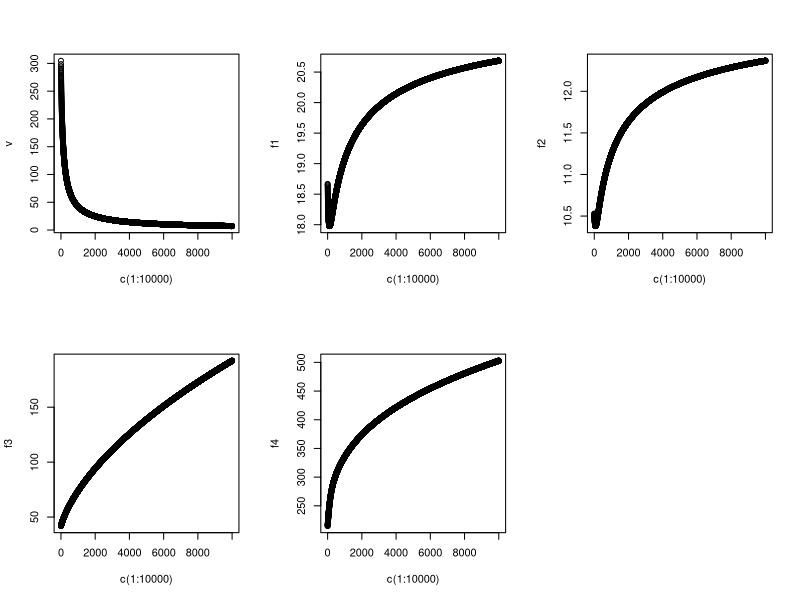

Here is the R script that generated this plot: (Note: this script raises an error after producing the figure.)
# Set the true W1, H1, W2 and H2 to get the original target matrices O and E
set.seed(6)
i <- 10
j <- 20
r <- 5
W1_T <- matrix(rlnorm(i*r), nrow = i, ncol = r, byrow = T)
H1_T <- matrix(rlnorm(r*j), nrow = r, ncol = j, byrow = T)
## Here, in order to simulate the common features of O and E, I create a common part for W1 and W2
## Also, in order to create a simple identity matrix as the coupling matrix, the rows of O and E have the same dimension
g <- 10
h <- 25
W2_T <- matrix(rlnorm(g*r), nrow = g, ncol = r, byrow = T)
W2_T[ ,1:2] <- W1_T[ ,1:2]
H2_T <- matrix(rlnorm(r*h), nrow = r, ncol = h, byrow = T)
# Get O and E
#O <- W1_T%*%H1_T + matrix(rnorm(i*j, 0, 0.001), nrow = i, ncol = j, byrow = T)
#E <- W2_T%*%H2_T + matrix(rnorm(g*h, 0, 0.001), nrow = g, ncol = h, byrow = T)
O <- W1_T%*%H1_T
E <- W2_T%*%H2_T
# Initialize W and H randomly
## Generate all entries of W1 and H2 randomly from the lognormal distribution
W1 <- matrix(rlnorm(i*r), nrow = i, ncol = r, byrow = T)
H1 <- matrix(rlnorm(r*j), nrow = r, ncol = j, byrow = T)

## Generate W2 and H2 with the same method as above
W2 <- matrix(rlnorm(g*r), nrow = g, ncol = r, byrow = T)
H2 <- matrix(rlnorm(r*h), nrow = r, ncol = h, byrow = T)
#w1 <- W1
#w2 <- W2
#h1 <- H1
#h2 <- H2
#O <- w1%*%h1
#E <- w2%*%h2

# Set identity matrix as an example of the coupling matrix  
A <- diag(x = 1, nrow = g, ncol = i, names = T)

# Use ALS algorithm to update W1, W2, H1 and H2 for 10 times.
for(n in 0:10){
    W1t <- O%*%t(H1)%*%solve(H1%*%t(H1))
    W1 <- ifelse(W1t<0, 0, W1t)
    H1t <- solve(t(W1)%*%W1)%*%t(W1)%*%O
    H1 <- ifelse(H1t<0, 0, H1t)
    W2t <- E%*%t(H2)%*%solve(H2%*%t(H2))
    W2 <- ifelse(W2t<0, 0, W2t)
    H2 <- ifelse((solve(t(W2)%*%W2)%*%t(W2)%*%E)<0, 0, solve(t(W2)%*%W2)%*%t(W2)%*%E)
}

# Set up the objective function
##OF <- sum(rowSums((O-W1%*%H1)^2))/2 + lambda1*sum(rowSums((E-W2%*%H2)^2))/2 - lambda2*sum(diag(t(W2)%*%A%*%W1)) + miu*(sum(rowSums(W1)^2)+sum(rowSums(W2)^2))
lambda1 <- 1
lambda2 <- 0.01
miu <- sum(rowSums((O-W1%*%H1)^2))/(sum(rowSums(W1)^2)+sum(rowSums(W2)^2))
#W1<-W1_T
#W2<-W2_T
# Use MU algorithm to update W1, H1, W2 and H2 until convergence
v <- matrix(data = NA, nrow = 10000, ncol =1, byrow = T)
f1 <- matrix(data = NA, nrow = 10000, ncol = 1, byrow = T)
f2 <- matrix(data = NA, nrow = 10000, ncol = 1, byrow = T)
f3 <- matrix(data = NA, nrow = 10000, ncol = 1, byrow = T)
f4 <- matrix(data = NA, nrow = 10000, ncol = 1, byrow = T)
for(m in 0:10000){
    W1 <- W1*((O%*%t(H1)+lambda2/2*t(A)%*%W2)/(W1%*%H1%*%t(H1)+2*miu*W1))
    W2 <- W2*((E%*%t(H2)+lambda2/(2*lambda1)*t(A)%*%W1)/(W2%*%H2%*%t(H2)+2*miu*W2))
    H1 <- H1*((t(W1)%*%O)/(t(W1)%*%W1%*%H1))
    H2 <- H2*((t(W2)%*%E)/(t(W2)%*%W2%*%H2))
    v[m] <- sum(rowSums((O-W1%*%H1)^2))/2 + lambda1*sum(rowSums((E-W2%*%H2)^2))/2 - lambda2*sum(diag(t(W2)%*%A%*%W1)) + miu*(sum(rowSums(W1)^2)+sum(rowSums(W2)^2))
    f1[m] <- sqrt(sum(rowSums((W1-W1_T)^2)))
    f2[m] <- sqrt(sum(rowSums((W2-W2_T)^2)))
    f3[m] <- sqrt(sum(rowSums((H1-H1_T)^2)))
    f4[m] <- sqrt(sum(rowSums((H2-H2_T)^2)))
}
par(mfrow=c(2,3))
plot(c(1:10000), v)
plot(c(1:10000), f1)
plot(c(1:10000), f2)
plot(c(1:10000), f3)
plot(c(1:10000), f4)


## Anchorfree Algorithm

vol_test <- vol_preprocess(t(O), pfactor = 10)
vol.anchor_test <- AnchorFree(vol_test, n.comp = 5)
str(vol.anchor_test$C)
W1 <- vol.anchor_test$C * vol_test$col.factors
apply(cor(W1_T, W1), 1, max)
H1 <- infer_intensities(W1, O)

vol_test <- vol_preprocess(t(E), pfactor = 10)
vol.anchor_test <- AnchorFree(vol_test, n.comp = 5)
str(vol.anchor_test$C)
W2 <- vol.anchor_test$C * vol_test$col.factors
apply(cor(W2_T, W2), 1, max)
H2 <- infer_intensities(W2, E)
